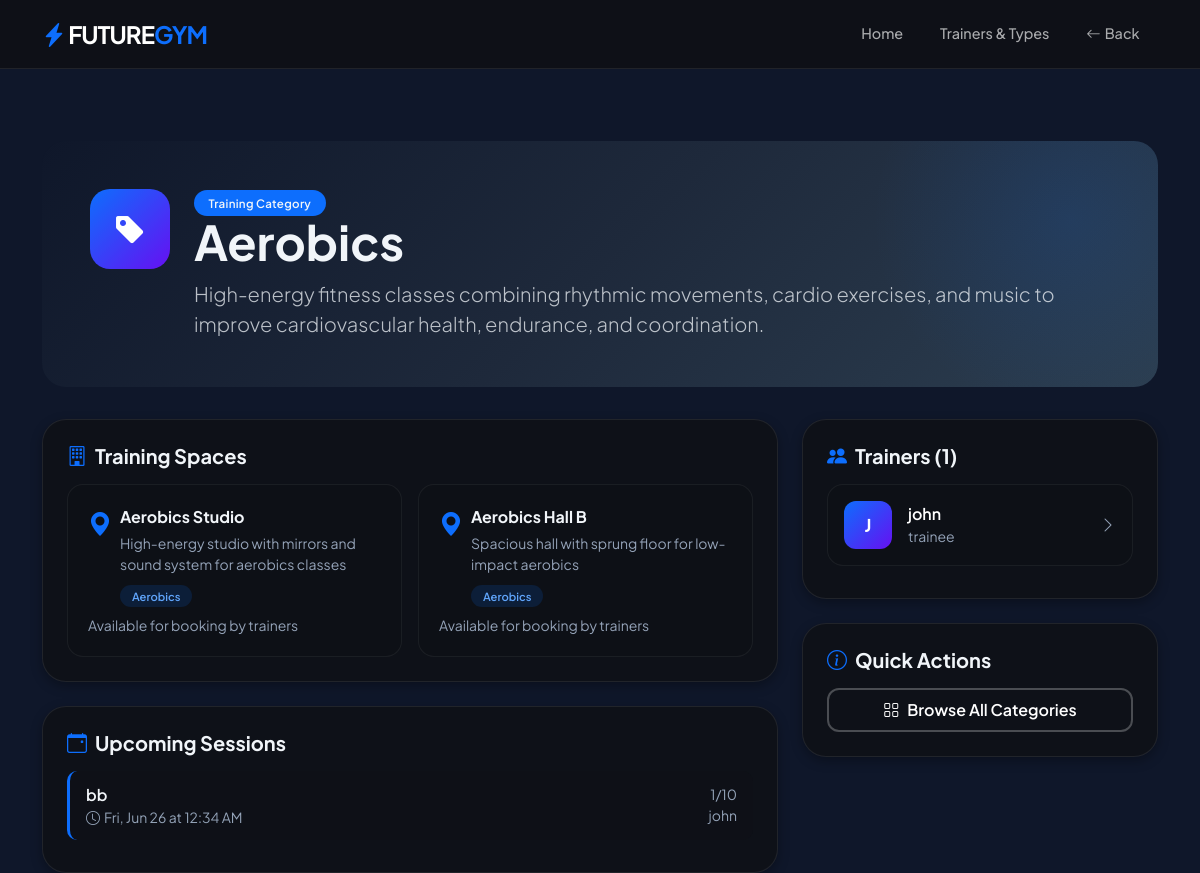
The page /category/Aerobics/ on the database its author committed.
### news/models.py (models this page shows, shortened)
class Category(models.Model):
    name=models.CharField(max_length=500)
    description=models.TextField(blank=True, null=True, help_text='Description shown on category catalog pages')

class TrainingSpace(models.Model):
    name = models.CharField(max_length=255)
    category = models.ForeignKey(Category, on_delete=models.CASCADE, related_name='training_spaces')
    description = models.TextField(blank=True, null=True)
    is_under_maintenance = models.BooleanField(default=False, help_text='When checked, this space will be unavailable for session creation')

class TrainingSession(models.Model):
    title = models.CharField(max_length=255)
    description = models.TextField(blank=True, null=True)
    session_date = models.DateTimeField()
    duration_minutes = models.PositiveIntegerField(default=60)
    space = models.ForeignKey(TrainingSpace, on_delete=models.SET_NULL, null=True, blank=True, related_name='sessions')
    trainer = models.ForeignKey('names', on_delete=models.CASCADE, related_name='created_sessions')
    max_trainees = models.PositiveIntegerField()
    registered_trainees = models.ManyToManyField('names', blank=True, related_name='registered_sessions')
    created_at = models.DateTimeField(auto_now_add=True)

class names(models.Model):
    ROLE_TRAINER = 'trainer'
    ROLE_TRAINEE = 'trainee'
    ROLE_CHOICES = [
        (ROLE_TRAINER, 'Trainer'),
        (ROLE_TRAINEE, 'Trainee'),
    ]
    GENDER_MALE = 'male'
    GENDER_FEMALE = 'female'
    GENDER_CHOICES = [
        (GENDER_MALE, 'Male'),
        (GENDER_FEMALE, 'Female'),
    ]
    name=models.CharField(max_length=40,null=True)
    email=models.EmailField(max_length=254,null=True,blank=True)
    phone_number=models.CharField(max_length=20,null=True,blank=True)
    detail=models.CharField(max_length=500, blank=True)
    date= models.DateTimeField(auto_now_add=True)
    image=models.ImageField(null=True,blank=True)
    role=models.CharField(max_length=10, choices=ROLE_CHOICES, default=ROLE_TRAINEE)
    gender=models.CharField(max_length=10, choices=GENDER_CHOICES, null=True, blank=True)
    trainer=models.ForeignKey(User,on_delete=models.SET_NULL,related_name='trainees',null=True, blank=True)
    preferred_trainer=models.ForeignKey(User,on_delete=models.SET_NULL,related_name='preferred_by',null=True, blank=True)
    category=models.ForeignKey(Category,on_delete=models.SET_NULL,null=True, blank=True)

### news/views.py (the view)
# urls.py: path('category/<str:category_name>/', category_catalog, name='category_catalog_url'),
def category_catalog(request, category_name):
    category = get_object_or_404(Category, name__iexact=category_name.strip())
    spaces = TrainingSpace.objects.filter(category=category).select_related('category')
    trainers = names.objects.filter(category=category, role=names.ROLE_TRAINER).select_related('trainer')
    upcoming_sessions = TrainingSession.objects.filter(
        trainer__category=category,
        session_date__gte=timezone.now()
    ).select_related('trainer', 'space').order_by('session_date')[:10]
    return render(request, 'category_catalog.html', {
        'category': category,
        'spaces': spaces,
        'trainers': trainers,
        'upcoming_sessions': upcoming_sessions,
    })

### news/templates/category_catalog.html (shortened to what this page needs)
{% extends 'base.html' %}
{% block navbar %}
    <nav class="navbar navbar-expand-lg navbar-dark sticky-top">
        <div class="container">
            <a class="navbar-brand fw-bold fs-4" href="{% url 'home_url' %}">
                <i class="bi bi-lightning-charge-fill text-primary"></i> FUTURE<span class="text-primary">GYM</span>
            </a>
            <div class="collapse navbar-collapse" id="navbarNav">
                <ul class="navbar-nav ms-auto align-items-center">
                    <li class="nav-item"><a class="nav-link" href="{% url 'home_url' %}">Home</a></li>
                    <li class="nav-item"><a class="nav-link" href="{% url 'trainer_categories_url' %}">Trainers & Types</a></li>
                    <li class="nav-item"><a class="nav-link" href="javascript:history.back()"><i class="bi bi-arrow-left me-1"></i>Back</a></li>
                </ul>
            </div>
        </div>
    </nav>
{% endblock %}
{% block content %}
    <main class="container mt-5 pt-4">
        <div class="catalog-hero fade-in">
            <div class="d-flex align-items-start gap-4">
                <div class="catalog-icon flex-shrink-0">
                    <i class="bi bi-tag-fill"></i>
                </div>
                <div>
                    <span class="badge-modern bg-primary mb-2">Training Category</span>
                    <h1 class="display-5 fw-bold mb-2">{{ category.name }}</h1>
                    {% if category.description %}
                    <p class="lead mb-0 opacity-75">{{ category.description }}</p>
                    {% else %}
                    <p class="lead mb-0 opacity-75">Explore training spaces, trainers, and upcoming sessions in this category.</p>
                    {% endif %}
                </div>
            </div>
        </div>
        <div class="row g-4">
            <div class="col-lg-8">
                <div class="glass-card p-4 fade-in">
                    <h5 class="fw-bold mb-3"><i class="bi bi-building text-primary me-2"></i>Training Spaces</h5>
                    {% if spaces %}
                    <div class="row g-3">
                        {% for space in spaces %}
                        <div class="col-md-6">
                            <div class="space-item h-100">
                                <div class="d-flex align-items-start gap-2">
                                    <div class="text-primary fs-4"><i class="bi bi-geo-alt-fill"></i></div>
                                    <div>
                                        <div class="fw-bold">{{ space.name }}</div>
                                        {% if space.description %}<div class="text-muted small mt-1">{{ space.description }}</div>{% endif %}
                                        <div class="mt-2"><span class="badge-space">{{ category.name }}</span></div>
                                    </div>
                                </div>
                                <div class="mt-2 small text-muted">Available for booking by trainers</div>
                            </div>
                        </div>
                        {% endfor %}
                    </div>
                    {% else %}
                    <div class="text-center text-muted py-4">
                        <i class="bi bi-building fs-1 mb-2 d-block" style="opacity:0.3"></i>
                        <p class="mb-0">No training spaces created for this category yet.</p>
                    </div>
                    {% endif %}
                </div>
                <div class="glass-card p-4 mt-4 fade-in fade-in-delay-2">
                    <h5 class="fw-bold mb-3"><i class="bi bi-calendar-event text-primary me-2"></i>Upcoming Sessions</h5>
                    {% if upcoming_sessions %}
                        {% for session in upcoming_sessions %}
                        <div class="session-row mb-2">
                            <div class="d-flex justify-content-between align-items-center">
                                <div>
                                    <div class="fw-semibold">{{ session.title }}</div>
                                    <div class="text-muted small">
                                        <i class="bi bi-clock me-1"></i>{{ session.session_date|date:'D, M j \a\t g:i A' }}
                                    </div>
                                </div>
                                <div class="text-end small">
                                    <span class="text-muted">{{ session.registered_trainees.count }}/{{ session.max_trainees }}</span>
                                    <div class="text-muted">{{ session.trainer.name|default:'Trainer' }}</div>
                                </div>
                            </div>
                        </div>
                        {% endfor %}
                    {% else %}
                    <div class="text-center text-muted py-4">
                        <i class="bi bi-calendar-x fs-1 mb-2 d-block" style="opacity:0.3"></i>
                        <p class="mb-0">No upcoming sessions in this category.</p>
                    </div>
                    {% endif %}
                </div>
            </div>
            <div class="col-lg-4">
                <div class="glass-card p-4 fade-in fade-in-delay-1">
                    <h5 class="fw-bold mb-3"><i class="bi bi-people-fill text-primary me-2"></i>Trainers ({{ trainers|length }})</h5>
                    {% if trainers %}
                        {% for trainer in trainers %}
                        <a href="{% url 'detail_url' name=trainer.name %}" class="text-decoration-none">
                            <div class="trainer-card-small mb-2">
                                <div class="trainer-avatar-sm">{{ trainer.name|first|upper }}</div>
                                <div>
                                    <div class="fw-semibold text-white">{{ trainer.name }}</div>
                                    <div class="text-muted small">
                                        {% with count=trainer.trainer.trainees.count %}
                                        {{ count }} trainee{{ count|pluralize }}
                                        {% endwith %}
                                    </div>
                                </div>
                                <div class="ms-auto"><i class="bi bi-chevron-right text-muted"></i></div>
                            </div>
                        </a>
                        {% endfor %}
                    {% else %}
                    <div class="text-center text-muted py-4">
                        <i class="bi bi-person-x fs-1 mb-2 d-block" style="opacity:0.3"></i>
                        <p class="mb-0">No trainers assigned to this category.</p>
                    </div>
                    {% endif %}
                </div>
                <div class="glass-card p-4 mt-4 fade-in fade-in-delay-2">
                    <h5 class="fw-bold mb-3"><i class="bi bi-info-circle text-primary me-2"></i>Quick Actions</h5>
                    <div class="d-grid gap-2">
                        <a href="{% url 'trainer_categories_url' %}" class="btn btn-outline-glow"><i class="bi bi-grid me-2"></i>Browse All Categories</a>
                    </div>
                </div>
            </div>
        </div>
    </main>
{% endblock %}

### news/templates/base.html (style rules this page uses)
:root { --gym-blue: #0d6efd; --gym-purple: #6610f2; --gym-gradient: linear-gradient(135deg, #0d6efd 0%, #6610f2 100%); --gym-gradient-reverse: linear-gradient(135deg, #6610f2 0%, #0d6efd 100%); --gym-bg: #0f172a; --dark-glass: rgba(15, 17, 22, 0.92); --glass-border: rgba(255, 255, 255, 0.08); --card-shadow: 0 4px 12px rgba(0,0,0,0.3); --card-shadow-hover: 0 20px 30px -8px rgba(0,0,0,0.4), 0 8px 12px -6px rgba(0,0,0,0.2); --text-primary: #f1f5f9; --text-muted: #94a3b8; --radius-sm: 10px; --radius-md: 16px; --radius-lg: 24px; --bg-image: url('https://images.unsplash.com/photo-1517838277536-f5f99be501cd?auto=format&fit=crop&w=1920&q=80'); }
html { background-color: #0f172a !important; }
body { font-family: 'Plus Jakarta Sans', sans-serif; background: linear-gradient(rgba(15, 23, 42, 0.93), rgba(15, 23, 42, 0.93)), var(--bg-image) no-repeat center center fixed; background-size: cover; background-color: #0f172a !important; color: var(--text-primary); overflow-x: hidden; scroll-behavior: smooth; min-height: 100vh; }
.text-muted { color: #94a3b8 !important; }
.navbar { background: var(--dark-glass) !important; backdrop-filter: blur(20px) !important; -webkit-backdrop-filter: blur(20px) !important; border-bottom: 1px solid var(--glass-border); z-index: 1050; padding: 0.7rem 0; }
.navbar-brand { font-weight: 800; letter-spacing: -1px; font-size: 1.4rem; }
.nav-link { font-weight: 500; color: rgba(255,255,255,0.65) !important; transition: all 0.25s ease; margin: 0 4px; border-radius: var(--radius-sm); padding: 0.45rem 0.9rem !important; font-size: 0.9rem; }
.glass-card { background: rgba(15, 17, 22, 0.85); backdrop-filter: blur(14px); -webkit-backdrop-filter: blur(14px); border-radius: var(--radius-lg); border: 1px solid var(--glass-border); padding: 1.5rem; box-shadow: var(--card-shadow); transition: all 0.35s cubic-bezier(0.165, 0.84, 0.44, 1); color: var(--text-primary); }
.btn-outline-glow { background: transparent; color: white; border: 2px solid rgba(255,255,255,0.25); border-radius: 12px; padding: 8px 22px; font-weight: 600; transition: all 0.3s ease; }
.fade-in { opacity: 0; transform: translateY(24px); animation: fadeInUp 0.6s ease forwards; }
.fade-in-delay-1 { animation-delay: 0.1s; }
.fade-in-delay-2 { animation-delay: 0.2s; }
.badge-modern { padding: 0.35rem 0.9rem; border-radius: 20px; font-weight: 600; font-size: 0.72rem; letter-spacing: 0.3px; }

### news/templates/category_catalog.html (style rules this page uses)
.catalog-hero { background: linear-gradient(135deg, #0f172a 0%, #1e293b 50%, #2c3e50 100%); border-radius: var(--radius-lg); padding: 3rem; margin-bottom: 2rem; position: relative; overflow: hidden; }
.catalog-hero::before { content: ''; position: absolute; top: -50%; right: -10%; width: 400px; height: 400px; background: radial-gradient(circle, rgba(13,110,253,0.12) 0%, transparent 70%); border-radius: 50%; }
.catalog-hero > * { position: relative; z-index: 1; }
.catalog-icon { width: 80px; height: 80px; border-radius: 20px; display: flex; align-items: center; justify-content: center; font-size: 2rem; background: linear-gradient(135deg, #0d6efd 0%, #6610f2 100%); color: white; }
.space-item { background: rgba(15, 17, 22, 0.65); border: 1px solid rgba(255,255,255,0.06); border-radius: var(--radius-md); padding: 1.25rem; transition: all 0.3s ease; }
.trainer-card-small { background: rgba(15, 17, 22, 0.65); border: 1px solid rgba(255,255,255,0.06); border-radius: var(--radius-md); padding: 1rem; transition: all 0.3s ease; display: flex; align-items: center; gap: 1rem; }
.trainer-avatar-sm { width: 48px; height: 48px; border-radius: 12px; background: var(--gym-gradient); display: flex; align-items: center; justify-content: center; color: white; font-weight: 700; font-size: 1.1rem; flex-shrink: 0; }
.session-row { background: rgba(15, 17, 22, 0.5); border-radius: var(--radius-sm); padding: 0.75rem 1rem; border-left: 3px solid var(--gym-blue); transition: all 0.2s; }
.badge-space { background: rgba(13,110,253,0.15); color: #60a5fa; padding: 0.25rem 0.75rem; border-radius: 20px; font-size: 0.7rem; font-weight: 600; }

### rows shown on the page
Category: name "Aerobics", description "High-energy fitness classes combining rhythmic movements, cardio exercises, and music to improve cardiovascular health, endurance, and coordination."
TrainingSpace: name "Aerobics Studio", description "High-energy studio with mirrors and sound system for aerobics classes"
TrainingSpace: name "Aerobics Hall B", description "Spacious hall with sprung floor for low-impact aerobics"
TrainingSession: title "bb", session_date "Fri, Jun 26 at 12:34 AM", registered_trainees.count "1", max_trainees "10", trainer.name "john"
names: name|first "J", name "john"

### other values the page prints
{{ trainers|length }} "1"
